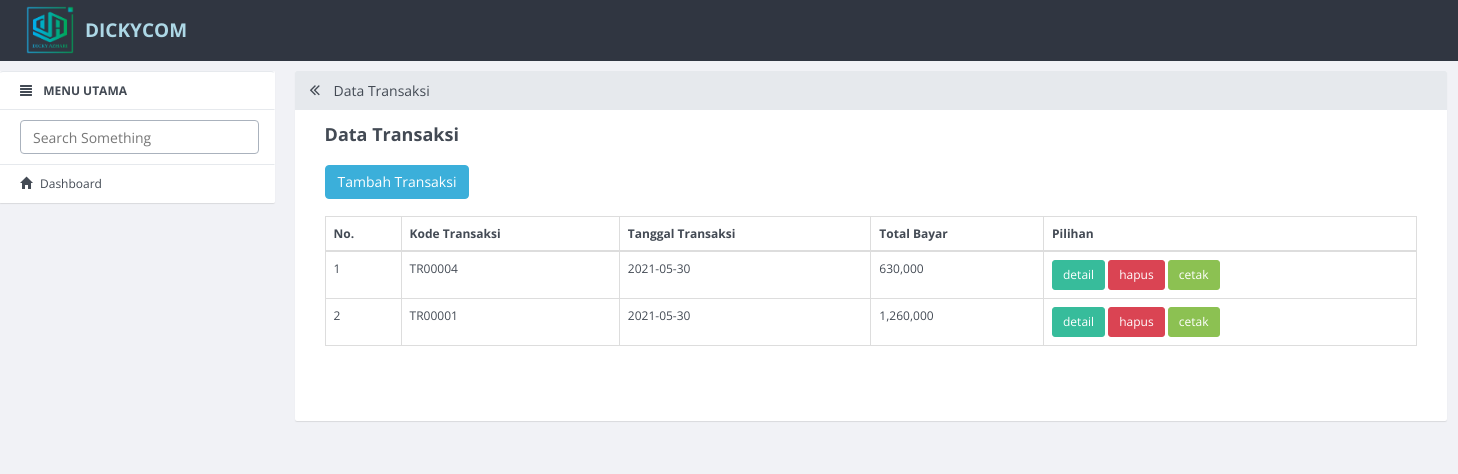
The page /index.php/app/penjualan on the database its author committed.
### tables this page shows
CREATE TABLE `transaksi` (
  `id_transaksi` int(11) NOT NULL,
  `kode_transaksi` varchar(10) DEFAULT NULL,
  `tgl_transaksi` date DEFAULT NULL,
  `total_harga` int(11) DEFAULT NULL
);

### application/controllers/App.php (called while the page is built, shortened)
<?php
class App extends CI_Controller {
				?>
		<?php
	public function penjualan()
	{
		$data = array(
			'konten' => 'penjualan',
			'judul' => 'Data Transaksi',
		);
		$this->load->view('v_index',$data);
	}
}

### index.php (called while the page is built, shortened)
<?php
require_once BASEPATH.'core/CodeIgniter.php';

### application/views/penjualan.php (the view)
<div class="row">
	<div class="col-md-4">
		<a href="app/tambah_penjualan" class="btn btn-primary">Tambah Transaksi</a>
	</div>
	<div class="col-md-4"></div>
	<div class="col-md-4"></div><br><br><br>
	<div class="col-md-12">
		<table class="table table-bordered" style="margin-bottom: 10px" id="example">
			<thead>
				<tr>
					<th>No.</th>
					<th>Kode Transaksi</th>
					<th>Tanggal Transaksi</th>
					<th>Total Bayar</th>
					<th>Pilihan</th>
				</tr>
			</thead>
			<tbody>
				<?php
				$sql = $this->db->query("SELECT * FROM transaksi order by id_transaksi DESC");
				$no = 1;
				foreach ($sql->result() as $row) {
				 ?>
				<tr>
					<td><?php echo $no++; ?></td>
					<td><?php echo $row->kode_transaksi; ?></td>
					<td><?php echo $row->tgl_transaksi; ?></td>
					<td><?php echo number_format($row->total_harga); ?></td>
					<td>
						<a href="app/detail_penjualan/<?php echo $row->kode_transaksi ?>" class="btn btn-info btn-sm">detail</a>
						<a href="app/hapus_penjualan/<?php echo $row->kode_transaksi ?>" class="btn btn-danger btn-sm" onclick="javasciprt: return confirm('Are You Sure ?')">hapus</a>
						<a href="app/cetak_penjualan/<?php echo $row->kode_transaksi ?>" target="_blank" class="btn btn-success btn-sm">cetak</a>
					</td>
				</tr>
				<?php } ?>
			</tbody>
		</table>
	</div>
</div>

### rows shown on the page
transaksi: kode_transaksi "TR00004", tgl_transaksi "2021-05-30", total_harga "630,000"
transaksi: kode_transaksi "TR00001", tgl_transaksi "2021-05-30", total_harga "1,260,000"

### other values the page prints
$judul "Data Transaksi"
